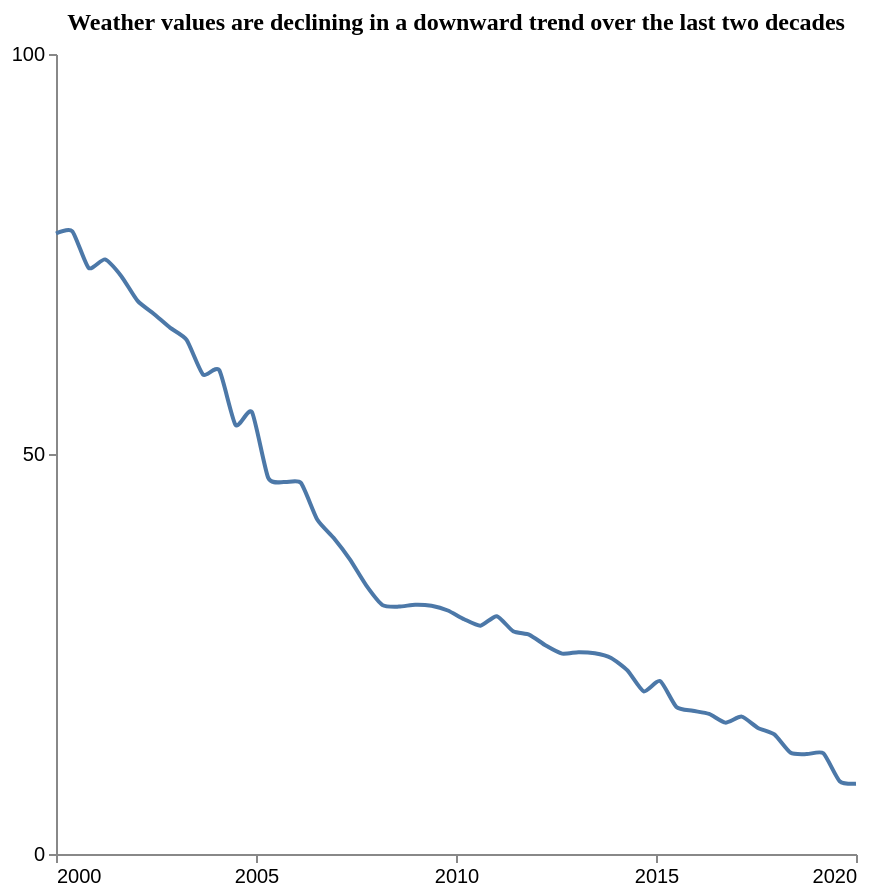

Source (Vega-Lite JSON):
### Vega-Lite specification from a JSON file in a GitHub repository (floating-point values rounded to 4 significant figures)
{"$schema": "https://vega.github.io/schema/vega-lite/v5.json", "description": "Pattern: Downward", "data": {"values": [{"X": 2000.0, "Y": 77.56}, {"X": 2000.0, "Y": 77.84}, {"X": 2001.0, "Y": 73.26}, {"X": 2001.0, "Y": 74.32}, {"X": 2002.0, "Y": 72.23}, {"X": 2002.0, "Y": 69.14}, {"X": 2002.0, "Y": 67.51}, {"X": 2003.0, "Y": 65.76}, {"X": 2003.0, "Y": 64.25}, {"X": 2004.0, "Y": 59.95}, {"X": 2004.0, "Y": 60.47}, {"X": 2004.0, "Y": 53.62}, {"X": 2005.0, "Y": 55.25}, {"X": 2005.0, "Y": 47.01}, {"X": 2006.0, "Y": 46.49}, {"X": 2006.0, "Y": 46.4}, {"X": 2007.0, "Y": 41.82}, {"X": 2007.0, "Y": 39.53}, {"X": 2007.0, "Y": 36.83}, {"X": 2008.0, "Y": 33.58}, {"X": 2008.0, "Y": 31.12}, {"X": 2009.0, "Y": 30.92}, {"X": 2009.0, "Y": 31.16}, {"X": 2009.0, "Y": 31.03}, {"X": 2010.0, "Y": 30.44}, {"X": 2010.0, "Y": 29.34}, {"X": 2011.0, "Y": 28.54}, {"X": 2011.0, "Y": 29.73}, {"X": 2011.0, "Y": 27.84}, {"X": 2012.0, "Y": 27.4}, {"X": 2012.0, "Y": 26.06}, {"X": 2013.0, "Y": 25.05}, {"X": 2013.0, "Y": 25.23}, {"X": 2013.0, "Y": 25.09}, {"X": 2014.0, "Y": 24.51}, {"X": 2014.0, "Y": 22.95}, {"X": 2015.0, "Y": 20.32}, {"X": 2015.0, "Y": 21.62}, {"X": 2016.0, "Y": 18.39}, {"X": 2016.0, "Y": 17.91}, {"X": 2016.0, "Y": 17.51}, {"X": 2017.0, "Y": 16.42}, {"X": 2017.0, "Y": 17.17}, {"X": 2018.0, "Y": 15.76}, {"X": 2018.0, "Y": 14.96}, {"X": 2018.0, "Y": 12.65}, {"X": 2019.0, "Y": 12.49}, {"X": 2019.0, "Y": 12.59}, {"X": 2020.0, "Y": 9.102}, {"X": 2020.0, "Y": 8.778}]}, "mark": {"type": "line", "interpolate": "cardinal", "tension": 0.4}, "encoding": {"x": {"field": "X", "type": "quantitative", "title": "", "axis": {"grid": false, "format": "d", "values": [2000, 2005, 2010, 2015, 2020], "tickSize": 4}, "scale": {"domain": [2000, 2020]}}, "y": {"field": "Y", "type": "quantitative", "title": "", "axis": {"grid": false, "format": "d", "values": [0, 50, 100], "tickSize": 4, "tickOpacity": 1}, "scale": {"domain": [0, 100]}}}, "title": {"text": "Weather values are declining in a downward trend over the last two decades", "anchor": "middle", "font": "Tahoma", "fontSize": 12}, "config": {"lineBreak": "^", "view": {"stroke": null}}, "height": 400, "width": 400, "autosize": "pad"}
